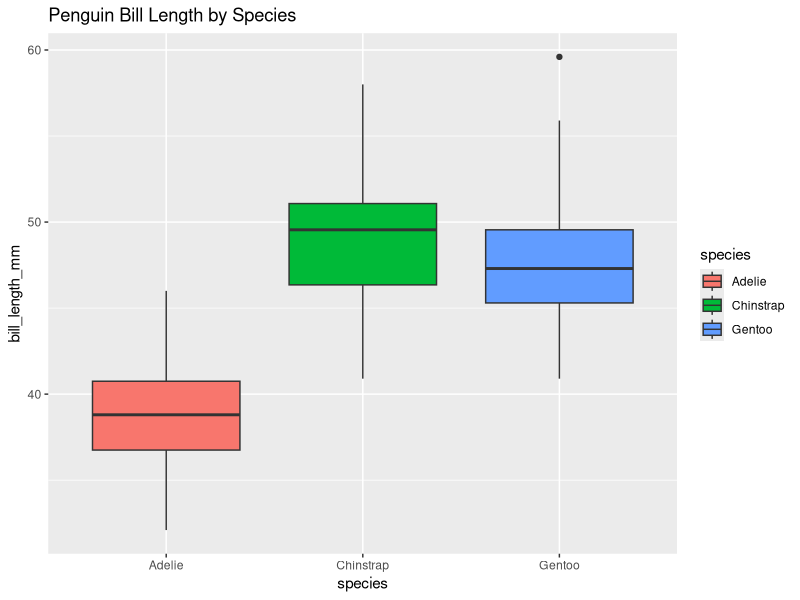

This figure's R source:
# Load libraries
library(tidyverse)
library(palmerpenguins) #example dataset
library(broom)

# 1. Import
penguins <- penguins   # comes preloaded from palmerpenguins

# 2. Tidy
# Already tidy: each row = penguin, columns = variables

# 3. Transform
penguins_summary <- penguins |>
  drop_na(bill_length_mm, species) |>
  group_by(species) |>
  summarise(mean_bill = mean(bill_length_mm))

# 4. Visualize
ggplot(penguins, aes(x = species, y = bill_length_mm, fill = species)) +
  geom_boxplot() +
  labs(title = "Penguin Bill Length by Species")

# 5. Model
model <- lm(bill_length_mm ~ species, data = penguins)
tidy(model)   # clean, tabular model output
